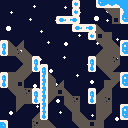

Below is a game level as drawn by its tile map, then a one-line description and the .tmx file that defines it, in full:
An orthogonal 16x16 tile map with 8x8 px tiles, 2 tile layers (BgLayer, MainLayer), 1 image layer and 30 objects (27x Spikes, ChestKey, Chest, Player).

<map version="1.10" tiledversion="1.10.2" orientation="orthogonal" renderorder="right-down" width="16" height="16" tilewidth="8" tileheight="8" infinite="0" nextlayerid="7" nextobjectid="32">
 <tileset firstgid="1" name="spritemap" tilewidth="8" tileheight="8" tilecount="176" columns="16">
  <image source="spritemap.png" width="128" height="88" />
 </tileset>
 <imagelayer id="5" name="Bg">
  <image source="bg.png" width="128" height="128" />
 </imagelayer>
 <layer id="1" name="BgLayer" width="16" height="16">
  <data encoding="csv">
0,0,0,0,0,0,0,0,0,0,0,0,0,0,0,0,
0,0,0,0,0,0,0,0,0,0,0,0,0,43,41,0,
0,0,0,0,0,0,0,0,0,0,0,0,0,0,17,0,
0,0,0,0,0,0,0,0,0,0,0,0,58,0,0,0,
0,0,0,0,0,0,0,0,0,0,0,0,17,41,0,0,
0,58,59,0,0,0,0,0,0,0,0,0,43,41,58,0,
0,41,57,58,0,0,0,0,0,0,0,0,59,41,41,0,
0,0,43,41,0,0,0,0,0,0,0,0,41,41,57,0,
0,0,59,41,0,0,0,0,0,0,0,0,43,41,42,0,
0,41,41,42,0,0,58,0,0,0,0,0,0,43,41,0,
0,41,17,0,0,0,41,59,0,0,0,0,0,41,42,0,
0,43,41,57,0,0,41,17,58,0,0,0,59,41,0,0,
0,0,41,41,0,0,42,0,41,57,0,0,41,57,0,0,
0,0,42,0,0,0,0,0,43,41,0,0,41,41,0,0,
0,0,0,0,59,0,0,0,0,41,58,0,41,42,0,0,
0,0,0,0,57,41,58,0,0,43,41,17,41,0,0,0
</data>
 </layer>
 <layer id="2" name="MainLayer" width="16" height="16">
  <data encoding="csv">
0,0,0,0,0,0,0,0,0,33,0,0,50,51,51,38,
0,0,0,0,0,0,0,0,0,33,0,0,0,0,0,37,
0,0,0,0,0,0,0,53,54,55,0,0,0,0,0,50,
0,0,0,0,0,0,0,0,0,53,54,55,0,0,0,0,
0,0,0,0,0,0,0,0,0,0,0,33,0,0,0,0,
40,0,0,0,0,0,0,0,0,0,0,0,0,0,0,34,
56,0,0,0,0,0,0,0,0,0,0,0,0,0,0,50,
0,0,0,0,40,0,0,0,0,0,0,40,0,0,0,0,
0,0,0,0,56,40,0,0,0,0,0,56,0,0,0,0,
40,0,0,0,0,49,0,0,0,0,0,0,0,0,0,34,
56,0,0,0,0,49,0,0,0,0,0,0,0,0,0,50,
0,0,0,0,40,49,0,0,0,0,0,40,0,0,0,0,
0,0,0,0,56,49,0,0,0,0,0,56,0,0,0,0,
0,0,0,0,0,49,0,0,0,0,0,0,0,0,0,34,
0,0,0,0,0,56,0,0,0,0,0,0,0,0,0,50,
36,0,0,0,0,0,0,0,0,0,0,0,0,0,0,0
</data>
 </layer>
 <objectgroup id="4" name="ObjectLayerNonInteractable" />
 <objectgroup id="6" name="Strawberry">
  <object id="30" name="ChestKey" type="ChestKey" gid="9" x="47.4545" y="120" width="8" height="8" />
  <object id="31" name="Chest" type="Chest" gid="21" x="84" y="24" width="8" height="8" />
 </objectgroup>
 <objectgroup id="3" name="ObjectLayerInteractable">
  <object id="2" name="Spikes" type="Spikes" gid="18" x="0" y="72" width="8" height="8" />
  <object id="3" name="Spikes" type="Spikes" gid="18" x="0" y="40" width="8" height="8" />
  <object id="4" name="Spikes" type="Spikes" gid="18" x="32" y="56" width="8" height="8" />
  <object id="5" name="Spikes" type="Spikes" gid="18" x="32" y="88" width="8" height="8" />
  <object id="6" name="Spikes" type="Spikes" gid="18" x="40" y="64" width="8" height="8" />
  <object id="7" name="Spikes" type="Spikes" gid="18" x="88" y="88" width="8" height="8" />
  <object id="8" name="Spikes" type="Spikes" gid="18" x="88" y="56" width="8" height="8" />
  <object id="9" name="Spikes" type="Spikes" gid="18" x="120" y="104" width="8" height="8" />
  <object id="10" name="Spikes" type="Spikes" gid="18" x="120" y="72" width="8" height="8" />
  <object id="11" name="Spikes" type="Spikes" gid="18" x="120" y="40" width="8" height="8" />
  <object id="12" name="Spikes" type="Spikes" gid="18" x="56" y="16" width="8" height="8" />
  <object id="13" name="Spikes" type="Spikes" gid="18" x="64" y="16" width="8" height="8" />
  <object id="14" name="Spikes" type="Spikes" gid="28" x="0" y="96" width="8" height="8" />
  <object id="15" name="Spikes" type="Spikes" gid="28" x="0" y="64" width="8" height="8" />
  <object id="16" name="Spikes" type="Spikes" gid="28" x="32" y="80" width="8" height="8" />
  <object id="17" name="Spikes" type="Spikes" gid="28" x="32" y="112" width="8" height="8" />
  <object id="18" name="Spikes" type="Spikes" gid="28" x="120" y="128" width="8" height="8" />
  <object id="19" name="Spikes" type="Spikes" gid="28" x="120" y="96" width="8" height="8" />
  <object id="20" name="Spikes" type="Spikes" gid="28" x="120" y="64" width="8" height="8" />
  <object id="21" name="Spikes" type="Spikes" gid="28" x="88" y="80" width="8" height="8" />
  <object id="22" name="Spikes" type="Spikes" gid="60" x="80" y="64" width="8" height="8" />
  <object id="23" name="Spikes" type="Spikes" gid="60" x="80" y="72" width="8" height="8" />
  <object id="24" name="Spikes" type="Spikes" gid="28" x="88" y="48" width="8" height="8" />
  <object id="25" name="Spikes" type="Spikes" gid="28" x="120" y="32" width="8" height="8" />
  <object id="26" name="Spikes" type="Spikes" gid="60" x="64" y="32" width="8" height="8" />
  <object id="27" name="Spikes" type="Spikes" gid="60" x="48" y="24" width="8" height="8" />
  <object id="28" name="Spikes" type="Spikes" gid="60" x="64" y="8" width="8" height="8" />
  <object id="29" name="Player" type="Player" gid="2" x="0" y="120" width="8" height="8" />
 </objectgroup>
</map>
